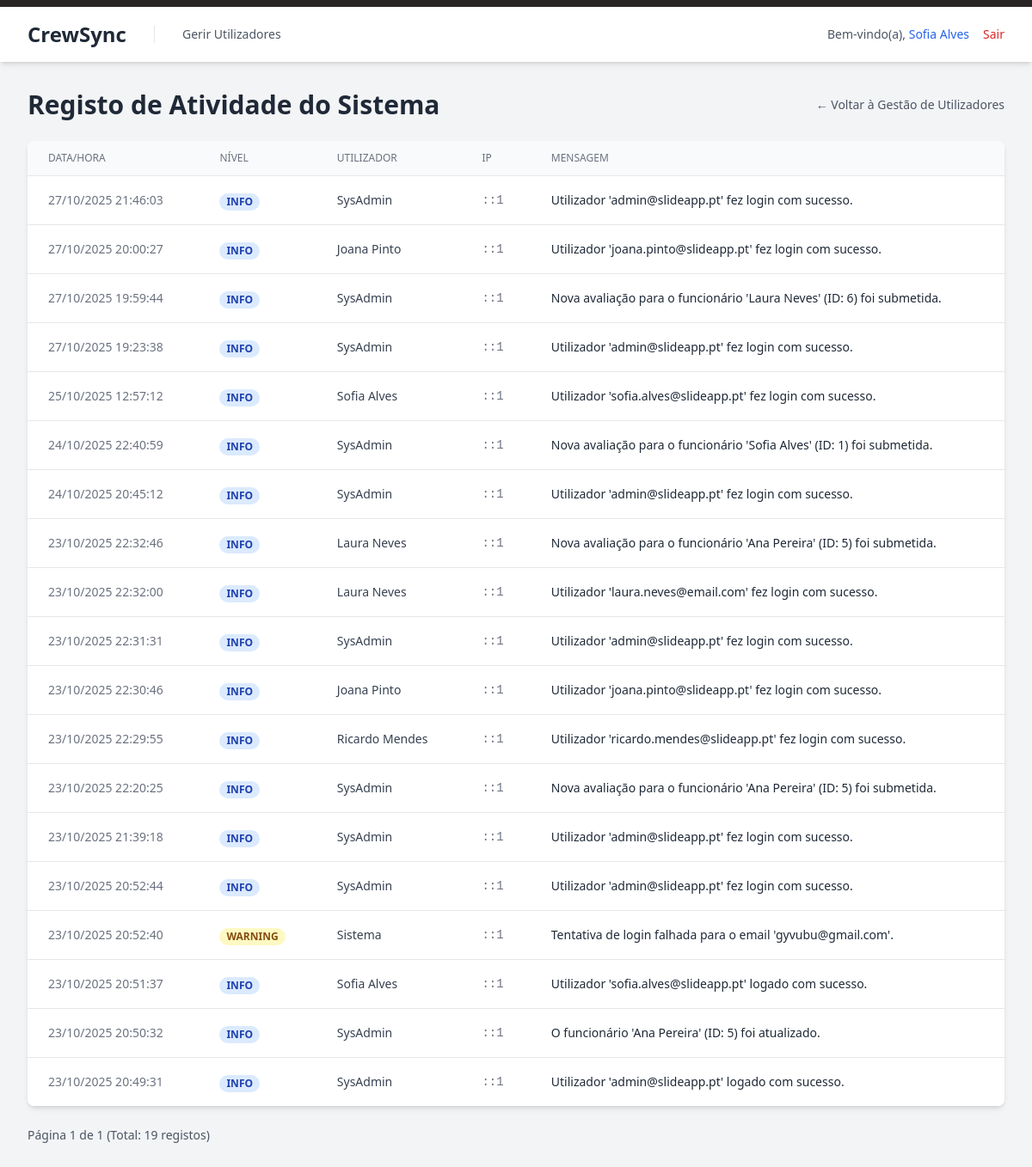
The app's page /public/ver_logs.php (signed in), older data.
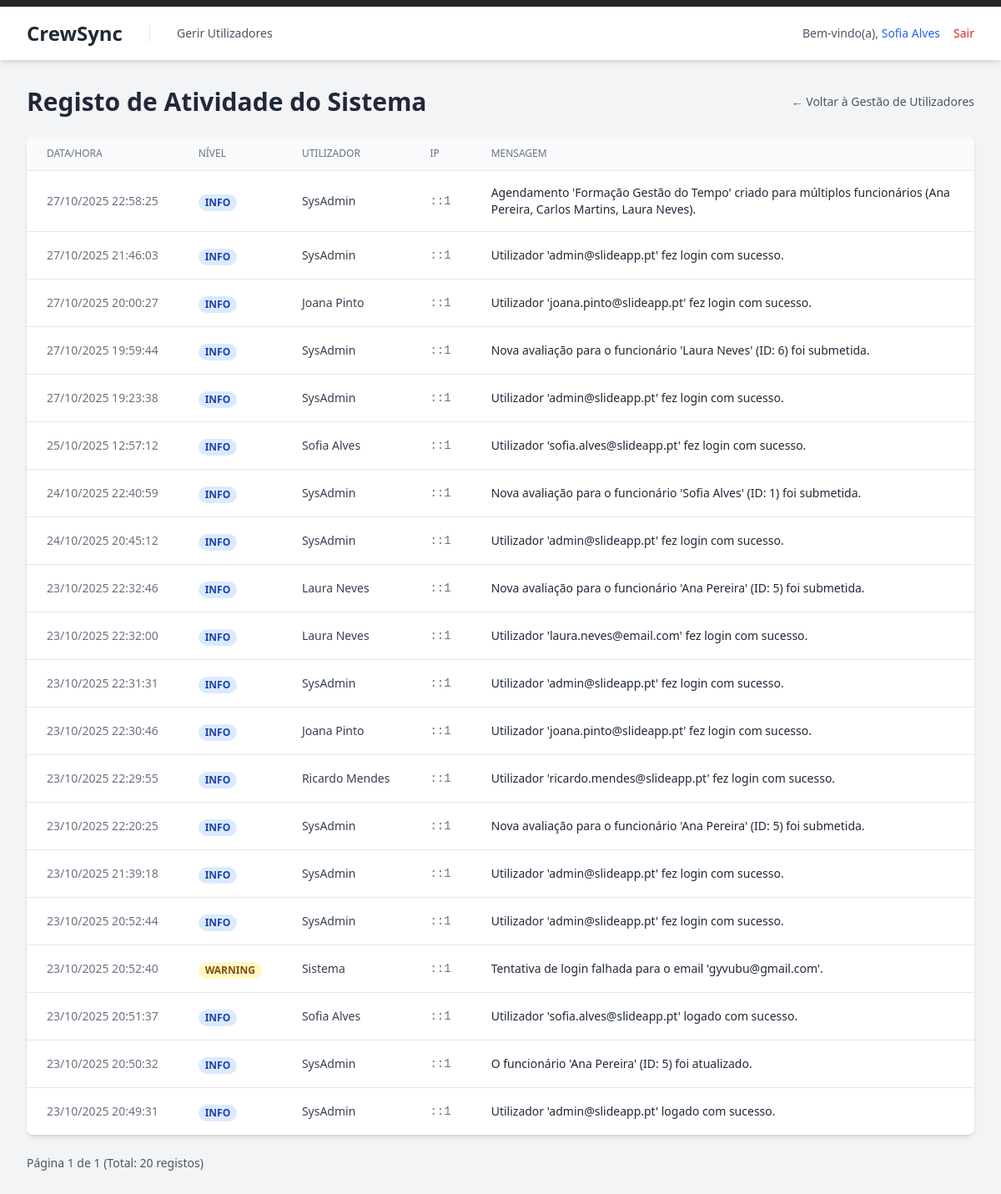
The same page, newer data.
### tables this page shows
CREATE TABLE `logs` (
  `id` int(10) UNSIGNED NOT NULL,
  `level` varchar(20) NOT NULL COMMENT 'Ex: INFO, WARNING, SECURITY',
  `event_type` varchar(50) NOT NULL COMMENT 'Ex: LOGIN_SUCCESS, EMPLOYEE_UPDATE',
  `message` varchar(255) NOT NULL,
  `user_id` int(10) UNSIGNED DEFAULT NULL COMMENT 'ID do utilizador que realizou a ação',
  `ip_address` varchar(45) DEFAULT NULL,
  `context` longtext DEFAULT NULL COMMENT 'Dados extra, como o ID do registo afetado' CHECK (json_valid(`context`)),
  `created_at` timestamp NOT NULL DEFAULT current_timestamp()
);

### public/ver_logs.php (the view, shortened to what this page needs)
<?php
require_once '../config/db.php';
$per_page = 25;
$page = isset($_GET['page']) && filter_var($_GET['page'], FILTER_VALIDATE_INT) ? (int)$_GET['page'] : 1;
$offset = ($page - 1) * $per_page;
try {
    $total_logs = $pdo->query("SELECT COUNT(*) FROM logs")->fetchColumn();
    $total_pages = ceil($total_logs / $per_page);
    $stmt = $pdo->prepare("
        SELECT l.*, COALESCE(u.nome, l.user_id) as user_identifier
        FROM logs l
        LEFT JOIN utilizadores u ON l.user_id = u.id
        ORDER BY l.created_at DESC
        LIMIT :limit OFFSET :offset
    ");
    $stmt->bindValue(':limit', $per_page, PDO::PARAM_INT);
    $stmt->bindValue(':offset', $offset, PDO::PARAM_INT);
    $stmt->execute();
    $logs = $stmt->fetchAll(PDO::FETCH_ASSOC);
} catch (PDOException $e) {
    $error_message = "Erro ao carregar os logs do sistema.";
}
function get_level_color_class(string $level): string {
    return match (strtoupper($level)) {
        'SECURITY' => 'bg-red-100 text-red-800',
        'ERROR' => 'bg-red-100 text-red-800',
        'WARNING' => 'bg-yellow-100 text-yellow-800',
        default => 'bg-blue-100 text-blue-800',
    };
}
?>
<!DOCTYPE html>
<html lang="pt-PT" class="bg-gray-100">
<head>
    <link href="<?= BASE_URL ?>/public/css/style.css" rel="stylesheet">
</head>
<body class="bg-gray-100">
    <?php include_once '../src/templates/header.php'; ?>
    <main class="p-8">
        <div class="max-w-7xl mx-auto">
            <div class="flex justify-between items-center mb-6">
                 <h1 class="text-3xl font-bold text-gray-800">Registo de Atividade do Sistema</h1>
                 <a href="gerir_utilizadores.php" class="text-sm font-medium text-gray-600 hover:text-gray-900">&larr; Voltar à Gestão de Utilizadores</a>
            </div>
            <div class="bg-white shadow-md rounded-lg overflow-x-auto">
                <table class="min-w-full divide-y divide-gray-200">
                    <thead class="bg-gray-50">
                        <tr>
                            <th class="px-6 py-3 text-left text-xs font-medium text-gray-500 uppercase">Data/Hora</th>
                            <th class="px-6 py-3 text-left text-xs font-medium text-gray-500 uppercase">Nível</th>
                            <th class="px-6 py-3 text-left text-xs font-medium text-gray-500 uppercase">Utilizador</th>
                            <th class="px-6 py-3 text-left text-xs font-medium text-gray-500 uppercase">IP</th>
                            <th class="px-6 py-3 text-left text-xs font-medium text-gray-500 uppercase">Mensagem</th>
                        </tr>
                    </thead>
                    <tbody class="bg-white divide-y divide-gray-200">
                        <?php if (empty($logs)): ?>
                            <tr><td colspan="5" class="px-6 py-12 text-center text-gray-500">Nenhum registo de log encontrado.</td></tr>
                        <?php else: ?>
                            <?php foreach ($logs as $log): ?>
                                <tr>
                                    <td class="px-6 py-4 whitespace-nowrap text-sm text-gray-500"><?= date('d/m/Y H:i:s', strtotime($log['created_at'])) ?></td>
                                    <td class="px-6 py-4">
                                        <span class="px-2 inline-flex text-xs leading-5 font-semibold rounded-full <?= get_level_color_class($log['level']) ?>">
                                            <?= htmlspecialchars($log['level']) ?>
                                        </span>
                                    </td>
                                    <td class="px-6 py-4 whitespace-nowrap text-sm text-gray-700"><?= htmlspecialchars($log['user_identifier'] ?? 'Sistema') ?></td>
                                    <td class="px-6 py-4 whitespace-nowrap text-sm text-gray-500 font-mono"><?= htmlspecialchars($log['ip_address']) ?></td>
                                    <td class="px-6 py-4 text-sm text-gray-800"><?= htmlspecialchars($log['message']) ?></td>
                                </tr>
                            <?php endforeach; ?>
                        <?php endif; ?>
                    </tbody>
                </table>
            </div>
            <div class="mt-6 flex justify-between items-center">
                <span class="text-sm text-gray-600">
                    Página <?= $page ?> de <?= $total_pages ?> (Total: <?= $total_logs ?> registos)
                </span>
            </div>
        </div>
    </main>
</body>
</html>

### src/templates/header.php (shortened to what this page needs)
<div class="bg-stone-800 h-2"></div>
<header class="bg-white shadow-md">
    <div class="max-w-7xl mx-auto px-4 sm:px-6 lg:px-8">
        <div class="flex justify-between items-center h-16">
            <div class="flex items-center gap-8">
                <a href="index.php" class="text-2xl font-bold text-gray-800 hover:text-blue-600">CrewSync</a>
                <?php
                $mostrar_link_admin = false;
                if (isset($_SESSION['user_role_id']) && (int)$_SESSION['user_role_id'] === 1) {
                    $mostrar_link_admin = true;
                }
                if ($mostrar_link_admin):
                ?>
                    <nav class="flex border-l border-gray-200 pl-8">
                        <a href="gerir_utilizadores.php" class="text-sm font-medium text-gray-600 hover:text-gray-900">Gerir Utilizadores</a>
                    </nav>
                <?php endif; ?>
            </div>
            <div class="flex items-center gap-4">
                <span class="text-gray-600 text-sm">
                    Bem-vindo(a),
                    <a href="perfil.php" class="font-medium text-blue-600 hover:underline">
                        <?= htmlspecialchars($_SESSION['user_name'] ?? 'Utilizador') ?>
                    </a>
                </span>
                <a href="logout.php" class="text-red-600 hover:text-red-900 font-medium text-sm transition-colors">
                    Sair
                </a>
            </div>
        </div>
    </div>
</header>

Row changes from the older to the newer data that the page shows:
added logs: created_at "27/10/2025 22:58:25", level "INFO", user_identifier "SysAdmin", ip_address "::1", message "Agendamento 'Formação Gestão do Tempo' criado para múltiplos funcionários (Ana Pereira, Carlos Martins, Laura Neves)."
Text that changed along with them:
$total_logs: "19" → "20"
